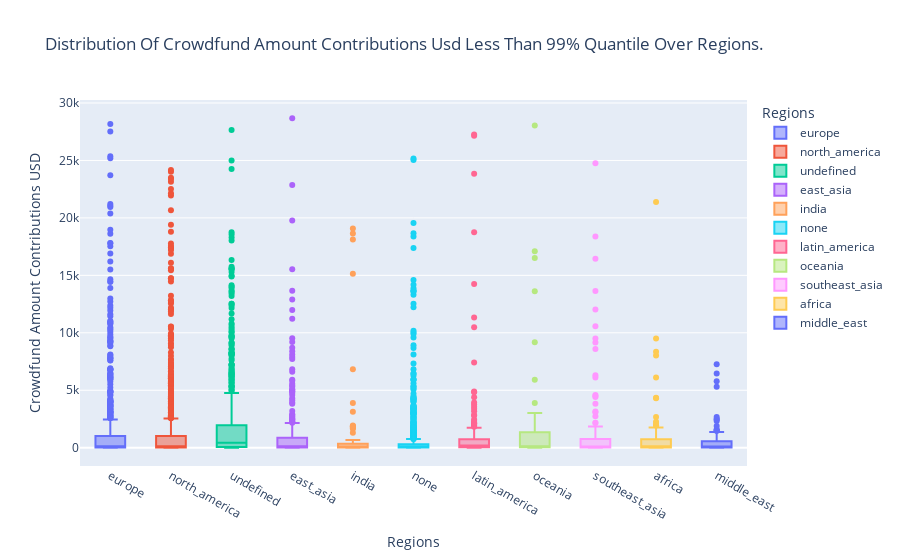

Write notebook code for a chart like this one.
### Code cell
px.box(data_frame=df2_copy, x = "region", y = "crowdfund_amount_contributions_usd(int)",
       color="region",
       boxmode="overlay",
       title="Distribution of Crowdfund Amount Contributions USD less than 99% Quantile over Regions.".title(),
       labels={"crowdfund_amount_contributions_usd(int)": "Crowdfund Amount Contributions USD",
                         "region": "Regions"})

### Figure 1 — Plotly figure (JSON) as saved in the notebook; plotly's stock layout.template omitted (floating-point values rounded to 4 significant figures; data arrays with more than 128 entries replaced by an {"elided": "..."} marker saying what was removed)
{"data": [{"alignmentgroup": "True", "hovertemplate": "Regions=%{x}<br>Crowdfund Amount Contributions USD=%{y}<extra></extra>", "legendgroup": "europe", "marker": {"color": "#636efa"}, "name": "europe", "notched": false, "offsetgroup": "europe", "orientation": "v", "showlegend": true, "type": "box", "x": {"elided": "817 str values"}, "x0": " ", "xaxis": "x", "y": {"elided": "817 float values"}, "y0": " ", "yaxis": "y"}, {"alignmentgroup": "True", "hovertemplate": "Regions=%{x}<br>Crowdfund Amount Contributions USD=%{y}<extra></extra>", "legendgroup": "north_america", "marker": {"color": "#EF553B"}, "name": "north_america", "notched": false, "offsetgroup": "north_america", "orientation": "v", "showlegend": true, "type": "box", "x": {"elided": "977 str values"}, "x0": " ", "xaxis": "x", "y": {"elided": "977 float values"}, "y0": " ", "yaxis": "y"}, {"alignmentgroup": "True", "hovertemplate": "Regions=%{x}<br>Crowdfund Amount Contributions USD=%{y}<extra></extra>", "legendgroup": "undefined", "marker": {"color": "#00cc96"}, "name": "undefined", "notched": false, "offsetgroup": "undefined", "orientation": "v", "showlegend": true, "type": "box", "x": {"elided": "650 str values"}, "x0": " ", "xaxis": "x", "y": {"elided": "650 float values"}, "y0": " ", "yaxis": "y"}, {"alignmentgroup": "True", "hovertemplate": "Regions=%{x}<br>Crowdfund Amount Contributions USD=%{y}<extra></extra>", "legendgroup": "east_asia", "marker": {"color": "#ab63fa"}, "name": "east_asia", "notched": false, "offsetgroup": "east_asia", "orientation": "v", "showlegend": true, "type": "box", "x": {"elided": "302 str values"}, "x0": " ", "xaxis": "x", "y": {"elided": "302 float values"}, "y0": " ", "yaxis": "y"}, {"alignmentgroup": "True", "hovertemplate": "Regions=%{x}<br>Crowdfund Amount Contributions USD=%{y}<extra></extra>", "legendgroup": "india", "marker": {"color": "#FFA15A"}, "name": "india", "notched": false, "offsetgroup": "india", "orientation": "v", "showlegend": true, "type": "box", "x": ["india", "india", "india", "india", "india", "india", "india", "india", "india", "india", "india", "india", "india", "india", "india", "india", "india", "india", "india", "india", "india", "india", "india", "india", "india", "india", "india", "india", "india", "india", "india", "india", "india", "india", "india", "india", "india", "india", "india", "india", "india", "india", "india", "india", "india", "india", "india", "india", "india", "india", "india", "india", "india", "india", "india", "india", "india", "india", "india", "india", "india", "india", "india", "india", "india", "india", "india", "india", "india", "india", "india", "india", "india", "india", "india", "india", "india", "india", "india", "india", "india", "india", "india", "india", "india", "india", "india", "india", "india", "india", "india", "india", "india", "india", "india", "india", "india", "india", "india", "india", "india", "india", "india", "india", "india", "india", "india", "india"], "x0": " ", "xaxis": "x", "y": [19080.0, 3128.0, 18650.0, 1653.0, 315.9, 337.8, 110.3, 49.4, 319.3, 53.81, 425.9, 30.17, 111.7, 119.0, 13.33, 29.33, 4.21, 1, 1, 19.35, 6.45, 18110.0, 15140.0, 1301.0, 644.2, 678.9, 468.2, 186.6, 115.5, 74.1, 71.45, 55, 54.73, 43.4, 42.89, 24.05, 17.71, 15.52, 14.19, 13, 11.8, 10, 7.86, 7.36, 6.17, 5, 4.87, 4.18, 4, 2.53, 3895.0, 1761.0, 1835.0, 652.2, 610.8, 579.7, 402.2, 343.0, 252.6, 194.0, 220.4, 217.1, 147.1, 135.9, 107.3, 93.16, 86.46, 37.03, 28.49, 12.81, 12.77, 12.75, 12.39, 6.56, 4.21, 1.97, 6819.0, 1706.0, 623.3, 600.1, 397.6, 269.1, 178.2, 55.33, 30.17, 5.86, 3.8, 1.99, 1.21, 1.21, 1.21, 0.9, 1864.0, 260.2, 247.1, 222.9, 109.2, 63.84, 28.78, 21.18, 1930.0, 432.4, 283.1, 104.5, 86.8, 26.52, 14.04, 1], "y0": " ", "yaxis": "y"}, {"alignmentgroup": "True", "hovertemplate": "Regions=%{x}<br>Crowdfund Amount Contributions USD=%{y}<extra></extra>", "legendgroup": "none", "marker": {"color": "#19d3f3"}, "name": "none", "notched": false, "offsetgroup": "none", "orientation": "v", "showlegend": true, "type": "box", "x": {"elided": "1210 str values"}, "x0": " ", "xaxis": "x", "y": {"elided": "1210 float values"}, "y0": " ", "yaxis": "y"}, {"alignmentgroup": "True", "hovertemplate": "Regions=%{x}<br>Crowdfund Amount Contributions USD=%{y}<extra></extra>", "legendgroup": "latin_america", "marker": {"color": "#FF6692"}, "name": "latin_america", "notched": false, "offsetgroup": "latin_america", "orientation": "v", "showlegend": true, "type": "box", "x": {"elided": "238 str values"}, "x0": " ", "xaxis": "x", "y": {"elided": "238 float values"}, "y0": " ", "yaxis": "y"}, {"alignmentgroup": "True", "hovertemplate": "Regions=%{x}<br>Crowdfund Amount Contributions USD=%{y}<extra></extra>", "legendgroup": "oceania", "marker": {"color": "#B6E880"}, "name": "oceania", "notched": false, "offsetgroup": "oceania", "orientation": "v", "showlegend": true, "type": "box", "x": ["oceania", "oceania", "oceania", "oceania", "oceania", "oceania", "oceania", "oceania", "oceania", "oceania", "oceania", "oceania", "oceania", "oceania", "oceania", "oceania", "oceania", "oceania", "oceania", "oceania", "oceania", "oceania", "oceania", "oceania", "oceania", "oceania", "oceania", "oceania", "oceania", "oceania", "oceania", "oceania", "oceania", "oceania", "oceania", "oceania", "oceania", "oceania", "oceania", "oceania", "oceania", "oceania", "oceania", "oceania", "oceania", "oceania", "oceania", "oceania", "oceania", "oceania", "oceania", "oceania", "oceania"], "x0": " ", "xaxis": "x", "y": [17110.0, 2621.0, 5909.0, 64.13, 56.4, 121.5, 246.9, 4.98, 4.1, 13620.0, 9179.0, 77.2, 39.5, 22.09, 3, 2.24, 3014.0, 1296.0, 1178.0, 779.9, 238.1, 110.7, 39.81, 30.61, 11.31, 6.89, 16520.0, 737.8, 150.9, 143.6, 131.6, 4.61, 2.06, 1.21, 28050.0, 2007.0, 522.0, 78.6, 38.6, 24.98, 1467.0, 1173.0, 119.2, 6.65, 2981.0, 90.93, 2.85, 660.0, 75.72, 1051.0, 3894.0, 2077, 645], "y0": " ", "yaxis": "y"}, {"alignmentgroup": "True", "hovertemplate": "Regions=%{x}<br>Crowdfund Amount Contributions USD=%{y}<extra></extra>", "legendgroup": "southeast_asia", "marker": {"color": "#FF97FF"}, "name": "southeast_asia", "notched": false, "offsetgroup": "southeast_asia", "orientation": "v", "showlegend": true, "type": "box", "x": ["southeast_asia", "southeast_asia", "southeast_asia", "southeast_asia", "southeast_asia", "southeast_asia", "southeast_asia", "southeast_asia", "southeast_asia", "southeast_asia", "southeast_asia", "southeast_asia", "southeast_asia", "southeast_asia", "southeast_asia", "southeast_asia", "southeast_asia", "southeast_asia", "southeast_asia", "southeast_asia", "southeast_asia", "southeast_asia", "southeast_asia", "southeast_asia", "southeast_asia", "southeast_asia", "southeast_asia", "southeast_asia", "southeast_asia", "southeast_asia", "southeast_asia", "southeast_asia", "southeast_asia", "southeast_asia", "southeast_asia", "southeast_asia", "southeast_asia", "southeast_asia", "southeast_asia", "southeast_asia", "southeast_asia", "southeast_asia", "southeast_asia", "southeast_asia", "southeast_asia", "southeast_asia", "southeast_asia", "southeast_asia", "southeast_asia", "southeast_asia", "southeast_asia", "southeast_asia", "southeast_asia", "southeast_asia", "southeast_asia", "southeast_asia", "southeast_asia", "southeast_asia", "southeast_asia", "southeast_asia", "southeast_asia", "southeast_asia", "southeast_asia", "southeast_asia", "southeast_asia", "southeast_asia", "southeast_asia", "southeast_asia", "southeast_asia", "southeast_asia", "southeast_asia", "southeast_asia", "southeast_asia", "southeast_asia", "southeast_asia", "southeast_asia", "southeast_asia", "southeast_asia", "southeast_asia", "southeast_asia", "southeast_asia", "southeast_asia", "southeast_asia", "southeast_asia", "southeast_asia", "southeast_asia", "southeast_asia", "southeast_asia", "southeast_asia", "southeast_asia", "southeast_asia", "southeast_asia", "southeast_asia", "southeast_asia", "southeast_asia", "southeast_asia", "southeast_asia", "southeast_asia", "southeast_asia", "southeast_asia", "southeast_asia"], "x0": " ", "xaxis": "x", "y": [9507.0, 4423.0, 4593.0, 3820.0, 766.9, 416.8, 174.1, 145.4, 55.09, 22.33, 25.72, 25.37, 12.14, 3.97, 2.66, 4.63, 1, 1, 1, 9148.0, 18380.0, 1853.0, 1435.0, 933.7, 274.2, 241.1, 107.1, 103.7, 98.59, 62.87, 33.78, 23.91, 16.82, 12.67, 12.3, 11, 7.74, 7.61, 7.18, 2.11, 24750.0, 10580.0, 4509.0, 3091.0, 3143.0, 2727.0, 753.4, 709.5, 477.6, 365.2, 186.8, 178.2, 149.8, 106.9, 83.31, 66.32, 50.64, 37.68, 35.25, 34.77, 34.36, 20.62, 12.75, 12.31, 9.93, 8.92, 7.15, 7, 6.32, 12020.0, 16440.0, 2172.0, 1558.0, 2141.0, 645.0, 379.3, 161.3, 85.21, 47.73, 38.79, 15.73, 5.72, 5.31, 3.11, 1.22, 1.21, 1.21, 1.21, 1.21, 13633, 6105.0, 8600.0, 447.9, 219, 160.8, 122.7, 112.8, 20.18, 16.14, 6298.0, 98.83], "y0": " ", "yaxis": "y"}, {"alignmentgroup": "True", "hovertemplate": "Regions=%{x}<br>Crowdfund Amount Contributions USD=%{y}<extra></extra>", "legendgroup": "africa", "marker": {"color": "#FECB52"}, "name": "africa", "notched": false, "offsetgroup": "africa", "orientation": "v", "showlegend": true, "type": "box", "x": ["africa", "africa", "africa", "africa", "africa", "africa", "africa", "africa", "africa", "africa", "africa", "africa", "africa", "africa", "africa", "africa", "africa", "africa", "africa", "africa", "africa", "africa", "africa", "africa", "africa", "africa", "africa", "africa", "africa", "africa", "africa", "africa", "africa", "africa", "africa", "africa", "africa", "africa", "africa", "africa", "africa", "africa", "africa", "africa", "africa", "africa", "africa", "africa", "africa", "africa", "africa", "africa", "africa", "africa", "africa", "africa", "africa", "africa", "africa", "africa", "africa", "africa", "africa", "africa", "africa", "africa", "africa", "africa", "africa", "africa", "africa", "africa", "africa", "africa", "africa", "africa", "africa", "africa", "africa", "africa", "africa", "africa", "africa", "africa", "africa", "africa", "africa", "africa", "africa", "africa", "africa", "africa", "africa", "africa", "africa", "africa", "africa", "africa", "africa", "africa", "africa", "africa", "africa", "africa", "africa", "africa", "africa", "africa", "africa", "africa", "africa", "africa", "africa", "africa", "africa", "africa", "africa", "africa", "africa", "africa", "africa", "africa", "africa", "africa"], "x0": " ", "xaxis": "x", "y": [21390.0, 799.7, 848.9, 725.3, 235.1, 1511.0, 125.2, 264.0, 462.7, 161.1, 104.4, 175.3, 120.5, 25.64, 40.26, 40.8, 21.45, 35.73, 22.01, 109.1, 6.05, 11.5, 5.89, 10, 3.81, 2.06, 13.1, 2.09, 2.12, 1.99, 2, 4345.0, 2154.0, 1445.0, 1940.0, 1078.0, 1456.0, 1955.0, 1639.0, 961.0, 1026.0, 496.5, 810.6, 714.9, 370.9, 215.8, 246.6, 199.7, 193.4, 177.9, 126.4, 105.8, 20.17, 14.84, 12.4, 11.74, 11.02, 9.2, 7.02, 6.22, 5.97, 4.16, 2.34, 2.22, 1.34, 1.02, 8359.0, 4309.0, 2256.0, 1088.0, 904.7, 629.4, 598.8, 397.7, 519.5, 302.9, 276.5, 171.2, 144.2, 141.4, 103.2, 82.28, 67.75, 58.83, 54.52, 25.62, 14.86, 11.31, 9.95, 7.57, 2.99, 2.63, 2680.0, 1223.0, 870.9, 766.2, 640.0, 244.0, 51.4, 45.66, 34.47, 10.15, 9.14, 6.92, 2.47, 1.99, 1.21, 8024.0, 6103.0, 1748.0, 1345.0, 913.4, 301.5, 24.98, 8.38, 325.4, 351.3, 372.6, 15.47, 445.1, 1188.0, 37.83, 9511.0, 7.26], "y0": " ", "yaxis": "y"}, {"alignmentgroup": "True", "hovertemplate": "Regions=%{x}<br>Crowdfund Amount Contributions USD=%{y}<extra></extra>", "legendgroup": "middle_east", "marker": {"color": "#636efa"}, "name": "middle_east", "notched": false, "offsetgroup": "middle_east", "orientation": "v", "showlegend": true, "type": "box", "x": ["middle_east", "middle_east", "middle_east", "middle_east", "middle_east", "middle_east", "middle_east", "middle_east", "middle_east", "middle_east", "middle_east", "middle_east", "middle_east", "middle_east", "middle_east", "middle_east", "middle_east", "middle_east", "middle_east", "middle_east", "middle_east", "middle_east", "middle_east", "middle_east", "middle_east", "middle_east", "middle_east", "middle_east", "middle_east", "middle_east", "middle_east", "middle_east", "middle_east", "middle_east", "middle_east", "middle_east", "middle_east", "middle_east", "middle_east", "middle_east", "middle_east", "middle_east", "middle_east", "middle_east", "middle_east", "middle_east", "middle_east", "middle_east", "middle_east", "middle_east", "middle_east", "middle_east", "middle_east", "middle_east", "middle_east", "middle_east", "middle_east", "middle_east", "middle_east", "middle_east", "middle_east", "middle_east", "middle_east", "middle_east", "middle_east", "middle_east", "middle_east", "middle_east", "middle_east", "middle_east", "middle_east", "middle_east", "middle_east", "middle_east", "middle_east", "middle_east", "middle_east", "middle_east", "middle_east"], "x0": " ", "xaxis": "x", "y": [5781.0, 2664.0, 1465.0, 1895.0, 542.3, 353.8, 550.3, 543.0, 140.2, 312.7, 214.1, 18.16, 6.53, 7.1, 21.14, 1.5, 7266.0, 5303.0, 2498.0, 1116.0, 675.4, 584.0, 321.8, 189.4, 85.31, 59.93, 40.03, 31.82, 11.05, 6, 3, 2.99, 2460.0, 1364.0, 1475.0, 423.7, 350.1, 307.1, 168.3, 166.9, 21.8, 18.53, 10.3, 8.25, 7.59, 6.7, 2333.0, 1529.0, 740.1, 626.8, 569.9, 319.6, 204.4, 113.0, 58, 46.04, 22.19, 18.8, 12.14, 10.97, 7.76, 7.13, 6.56, 4.61, 4.41, 4.34, 1.21, 6460.0, 1607.0, 216.6, 4.84, 3.08, 137.8, 5.7, 5.7, 34.82, 22.44, 9.5, 9.5], "y0": " ", "yaxis": "y"}], "layout": {"boxmode": "overlay", "legend": {"title": {"text": "Regions"}, "tracegroupgap": 0}, "title": {"text": "Distribution Of Crowdfund Amount Contributions Usd Less Than 99% Quantile Over Regions."}, "xaxis": {"anchor": "y", "categoryarray": ["europe", "north_america", "undefined", "east_asia", "india", "none", "latin_america", "oceania", "southeast_asia", "africa", "middle_east"], "categoryorder": "array", "domain": [0, 1], "title": {"text": "Regions"}}, "yaxis": {"anchor": "x", "domain": [0, 1], "title": {"text": "Crowdfund Amount Contributions USD"}}}}
